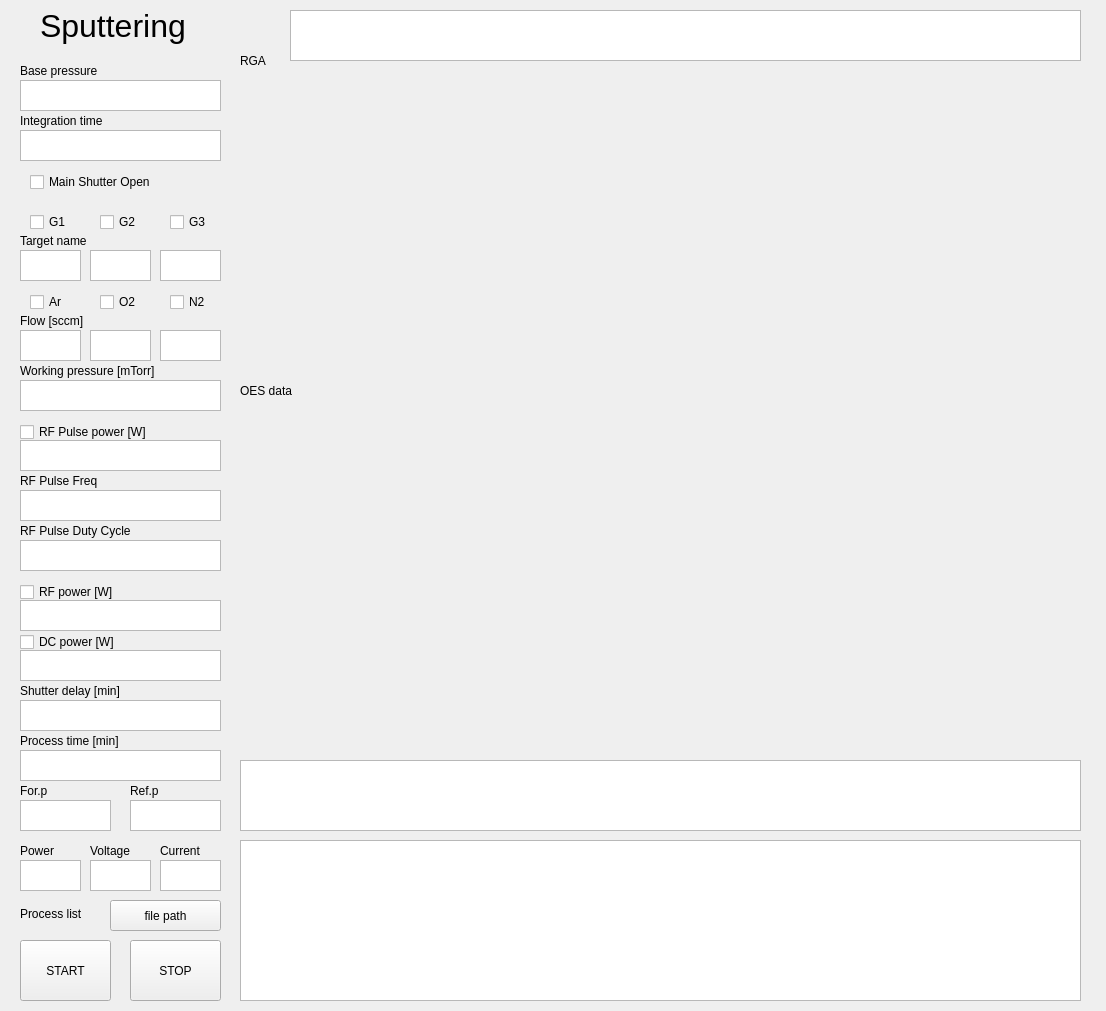
<?xml version="1.0" encoding="UTF-8"?>
<ui version="4.0">
 <class>Form</class>
 <widget class="QWidget" name="Form">
  <property name="geometry">
   <rect>
    <x>0</x>
    <y>0</y>
    <width>1106</width>
    <height>1011</height>
   </rect>
  </property>
  <property name="windowTitle">
   <string>Form</string>
  </property>
  <widget class="QLabel" name="Sputtering_label">
   <property name="geometry">
    <rect>
     <x>40</x>
     <y>0</y>
     <width>151</width>
     <height>51</height>
    </rect>
   </property>
   <property name="font">
    <font>
     <pointsize>24</pointsize>
    </font>
   </property>
   <property name="text">
    <string>Sputtering</string>
   </property>
   <property name="alignment">
    <set>Qt::AlignmentFlag::AlignLeading|Qt::AlignmentFlag::AlignLeft|Qt::AlignmentFlag::AlignVCenter</set>
   </property>
  </widget>
  <widget class="QLabel" name="Base_pressure_label">
   <property name="geometry">
    <rect>
     <x>20</x>
     <y>60</y>
     <width>101</width>
     <height>21</height>
    </rect>
   </property>
   <property name="text">
    <string>Base pressure</string>
   </property>
   <property name="alignment">
    <set>Qt::AlignmentFlag::AlignLeading|Qt::AlignmentFlag::AlignLeft|Qt::AlignmentFlag::AlignVCenter</set>
   </property>
  </widget>
  <widget class="QLabel" name="Flow_label">
   <property name="geometry">
    <rect>
     <x>20</x>
     <y>310</y>
     <width>81</width>
     <height>21</height>
    </rect>
   </property>
   <property name="text">
    <string>Flow [sccm]</string>
   </property>
   <property name="alignment">
    <set>Qt::AlignmentFlag::AlignLeading|Qt::AlignmentFlag::AlignLeft|Qt::AlignmentFlag::AlignVCenter</set>
   </property>
  </widget>
  <widget class="QLabel" name="Working_pressure_label">
   <property name="geometry">
    <rect>
     <x>20</x>
     <y>360</y>
     <width>181</width>
     <height>21</height>
    </rect>
   </property>
   <property name="text">
    <string>Working pressure [mTorr]</string>
   </property>
   <property name="alignment">
    <set>Qt::AlignmentFlag::AlignLeading|Qt::AlignmentFlag::AlignLeft|Qt::AlignmentFlag::AlignVCenter</set>
   </property>
  </widget>
  <widget class="QLabel" name="Shutter_delay_label">
   <property name="geometry">
    <rect>
     <x>20</x>
     <y>680</y>
     <width>131</width>
     <height>21</height>
    </rect>
   </property>
   <property name="text">
    <string>Shutter delay [min]</string>
   </property>
   <property name="alignment">
    <set>Qt::AlignmentFlag::AlignLeading|Qt::AlignmentFlag::AlignLeft|Qt::AlignmentFlag::AlignVCenter</set>
   </property>
  </widget>
  <widget class="QLabel" name="Process_time_label">
   <property name="geometry">
    <rect>
     <x>20</x>
     <y>730</y>
     <width>131</width>
     <height>21</height>
    </rect>
   </property>
   <property name="text">
    <string>Process time [min]</string>
   </property>
   <property name="alignment">
    <set>Qt::AlignmentFlag::AlignLeading|Qt::AlignmentFlag::AlignLeft|Qt::AlignmentFlag::AlignVCenter</set>
   </property>
  </widget>
  <widget class="QLabel" name="Power_label">
   <property name="geometry">
    <rect>
     <x>20</x>
     <y>840</y>
     <width>51</width>
     <height>21</height>
    </rect>
   </property>
   <property name="text">
    <string>Power</string>
   </property>
   <property name="alignment">
    <set>Qt::AlignmentFlag::AlignLeading|Qt::AlignmentFlag::AlignLeft|Qt::AlignmentFlag::AlignVCenter</set>
   </property>
  </widget>
  <widget class="QLabel" name="Voltage_label">
   <property name="geometry">
    <rect>
     <x>90</x>
     <y>840</y>
     <width>61</width>
     <height>21</height>
    </rect>
   </property>
   <property name="text">
    <string>Voltage</string>
   </property>
   <property name="alignment">
    <set>Qt::AlignmentFlag::AlignLeading|Qt::AlignmentFlag::AlignLeft|Qt::AlignmentFlag::AlignVCenter</set>
   </property>
  </widget>
  <widget class="QLabel" name="Current_label">
   <property name="geometry">
    <rect>
     <x>160</x>
     <y>840</y>
     <width>51</width>
     <height>21</height>
    </rect>
   </property>
   <property name="text">
    <string>Current</string>
   </property>
   <property name="alignment">
    <set>Qt::AlignmentFlag::AlignLeading|Qt::AlignmentFlag::AlignLeft|Qt::AlignmentFlag::AlignVCenter</set>
   </property>
  </widget>
  <widget class="QLabel" name="For_p_label">
   <property name="geometry">
    <rect>
     <x>20</x>
     <y>780</y>
     <width>41</width>
     <height>21</height>
    </rect>
   </property>
   <property name="text">
    <string>For.p</string>
   </property>
   <property name="alignment">
    <set>Qt::AlignmentFlag::AlignLeading|Qt::AlignmentFlag::AlignLeft|Qt::AlignmentFlag::AlignVCenter</set>
   </property>
  </widget>
  <widget class="QLabel" name="Ref_p_label">
   <property name="geometry">
    <rect>
     <x>130</x>
     <y>780</y>
     <width>41</width>
     <height>21</height>
    </rect>
   </property>
   <property name="text">
    <string>Ref.p</string>
   </property>
   <property name="alignment">
    <set>Qt::AlignmentFlag::AlignLeading|Qt::AlignmentFlag::AlignLeft|Qt::AlignmentFlag::AlignVCenter</set>
   </property>
  </widget>
  <widget class="QLabel" name="Process_list_label">
   <property name="geometry">
    <rect>
     <x>20</x>
     <y>903</y>
     <width>81</width>
     <height>21</height>
    </rect>
   </property>
   <property name="text">
    <string>Process list</string>
   </property>
   <property name="alignment">
    <set>Qt::AlignmentFlag::AlignLeading|Qt::AlignmentFlag::AlignLeft|Qt::AlignmentFlag::AlignVCenter</set>
   </property>
  </widget>
  <widget class="QPlainTextEdit" name="Base_pressure_edit">
   <property name="geometry">
    <rect>
     <x>20</x>
     <y>80</y>
     <width>201</width>
     <height>31</height>
    </rect>
   </property>
  </widget>
  <widget class="QCheckBox" name="G1_checkbox">
   <property name="geometry">
    <rect>
     <x>30</x>
     <y>210</y>
     <width>41</width>
     <height>24</height>
    </rect>
   </property>
   <property name="text">
    <string>G1</string>
   </property>
  </widget>
  <widget class="QCheckBox" name="G2_checkbox">
   <property name="geometry">
    <rect>
     <x>100</x>
     <y>210</y>
     <width>41</width>
     <height>24</height>
    </rect>
   </property>
   <property name="text">
    <string>G2</string>
   </property>
  </widget>
  <widget class="QCheckBox" name="G3_checkbox">
   <property name="geometry">
    <rect>
     <x>170</x>
     <y>210</y>
     <width>41</width>
     <height>24</height>
    </rect>
   </property>
   <property name="text">
    <string>G3</string>
   </property>
  </widget>
  <widget class="QCheckBox" name="Ar_checkbox">
   <property name="geometry">
    <rect>
     <x>30</x>
     <y>290</y>
     <width>41</width>
     <height>24</height>
    </rect>
   </property>
   <property name="text">
    <string>Ar</string>
   </property>
  </widget>
  <widget class="QCheckBox" name="O2_checkbox">
   <property name="geometry">
    <rect>
     <x>100</x>
     <y>290</y>
     <width>41</width>
     <height>24</height>
    </rect>
   </property>
   <property name="text">
    <string>O2</string>
   </property>
  </widget>
  <widget class="QCheckBox" name="N2_checkbox">
   <property name="geometry">
    <rect>
     <x>170</x>
     <y>290</y>
     <width>41</width>
     <height>24</height>
    </rect>
   </property>
   <property name="text">
    <string>N2</string>
   </property>
  </widget>
  <widget class="QPlainTextEdit" name="Ar_flow_edit">
   <property name="geometry">
    <rect>
     <x>20</x>
     <y>330</y>
     <width>61</width>
     <height>31</height>
    </rect>
   </property>
  </widget>
  <widget class="QPlainTextEdit" name="O2_flow_edit">
   <property name="geometry">
    <rect>
     <x>90</x>
     <y>330</y>
     <width>61</width>
     <height>31</height>
    </rect>
   </property>
  </widget>
  <widget class="QPlainTextEdit" name="N2_flow_edit">
   <property name="geometry">
    <rect>
     <x>160</x>
     <y>330</y>
     <width>61</width>
     <height>31</height>
    </rect>
   </property>
  </widget>
  <widget class="QPlainTextEdit" name="Working_pressure_edit">
   <property name="geometry">
    <rect>
     <x>20</x>
     <y>380</y>
     <width>201</width>
     <height>31</height>
    </rect>
   </property>
  </widget>
  <widget class="QPlainTextEdit" name="RF_power_edit">
   <property name="geometry">
    <rect>
     <x>20</x>
     <y>600</y>
     <width>201</width>
     <height>31</height>
    </rect>
   </property>
  </widget>
  <widget class="QPlainTextEdit" name="DC_power_edit">
   <property name="geometry">
    <rect>
     <x>20</x>
     <y>650</y>
     <width>201</width>
     <height>31</height>
    </rect>
   </property>
  </widget>
  <widget class="QPlainTextEdit" name="Shutter_delay_edit">
   <property name="geometry">
    <rect>
     <x>20</x>
     <y>700</y>
     <width>201</width>
     <height>31</height>
    </rect>
   </property>
  </widget>
  <widget class="QPlainTextEdit" name="Process_time_edit">
   <property name="geometry">
    <rect>
     <x>20</x>
     <y>750</y>
     <width>201</width>
     <height>31</height>
    </rect>
   </property>
  </widget>
  <widget class="QPushButton" name="Process_list_button">
   <property name="geometry">
    <rect>
     <x>110</x>
     <y>900</y>
     <width>111</width>
     <height>31</height>
    </rect>
   </property>
   <property name="text">
    <string>file path</string>
   </property>
  </widget>
  <widget class="QPlainTextEdit" name="Power_edit">
   <property name="geometry">
    <rect>
     <x>20</x>
     <y>860</y>
     <width>61</width>
     <height>31</height>
    </rect>
   </property>
  </widget>
  <widget class="QPlainTextEdit" name="Current_edit">
   <property name="geometry">
    <rect>
     <x>160</x>
     <y>860</y>
     <width>61</width>
     <height>31</height>
    </rect>
   </property>
  </widget>
  <widget class="QPlainTextEdit" name="Voltage_edit">
   <property name="geometry">
    <rect>
     <x>90</x>
     <y>860</y>
     <width>61</width>
     <height>31</height>
    </rect>
   </property>
  </widget>
  <widget class="QPlainTextEdit" name="For_p_edit">
   <property name="geometry">
    <rect>
     <x>20</x>
     <y>800</y>
     <width>91</width>
     <height>31</height>
    </rect>
   </property>
  </widget>
  <widget class="QPlainTextEdit" name="Ref_p_edit">
   <property name="geometry">
    <rect>
     <x>130</x>
     <y>800</y>
     <width>91</width>
     <height>31</height>
    </rect>
   </property>
  </widget>
  <widget class="QPushButton" name="Start_button">
   <property name="geometry">
    <rect>
     <x>20</x>
     <y>940</y>
     <width>91</width>
     <height>61</height>
    </rect>
   </property>
   <property name="text">
    <string>START</string>
   </property>
  </widget>
  <widget class="QPushButton" name="Stop_button">
   <property name="geometry">
    <rect>
     <x>130</x>
     <y>940</y>
     <width>91</width>
     <height>61</height>
    </rect>
   </property>
   <property name="text">
    <string>STOP</string>
   </property>
  </widget>
  <widget class="QWidget" name="RGA_Graph" native="true">
   <property name="geometry">
    <rect>
     <x>240</x>
     <y>70</y>
     <width>841</width>
     <height>311</height>
    </rect>
   </property>
  </widget>
  <widget class="QWidget" name="OES_Graph" native="true">
   <property name="geometry">
    <rect>
     <x>240</x>
     <y>400</y>
     <width>841</width>
     <height>351</height>
    </rect>
   </property>
  </widget>
  <widget class="QLabel" name="OES_graph_label">
   <property name="geometry">
    <rect>
     <x>240</x>
     <y>380</y>
     <width>131</width>
     <height>21</height>
    </rect>
   </property>
   <property name="text">
    <string>OES data</string>
   </property>
   <property name="alignment">
    <set>Qt::AlignmentFlag::AlignLeading|Qt::AlignmentFlag::AlignLeft|Qt::AlignmentFlag::AlignVCenter</set>
   </property>
  </widget>
  <widget class="QLabel" name="RGA_graph_label">
   <property name="geometry">
    <rect>
     <x>240</x>
     <y>50</y>
     <width>131</width>
     <height>21</height>
    </rect>
   </property>
   <property name="text">
    <string>RGA</string>
   </property>
   <property name="alignment">
    <set>Qt::AlignmentFlag::AlignLeading|Qt::AlignmentFlag::AlignLeft|Qt::AlignmentFlag::AlignVCenter</set>
   </property>
  </widget>
  <widget class="QCheckBox" name="Main_shutter_checkbox">
   <property name="geometry">
    <rect>
     <x>30</x>
     <y>170</y>
     <width>161</width>
     <height>24</height>
    </rect>
   </property>
   <property name="text">
    <string>Main Shutter Open</string>
   </property>
  </widget>
  <widget class="QPlainTextEdit" name="log_message">
   <property name="geometry">
    <rect>
     <x>240</x>
     <y>840</y>
     <width>841</width>
     <height>161</height>
    </rect>
   </property>
  </widget>
  <widget class="QPlainTextEdit" name="Intergration_time_edit">
   <property name="geometry">
    <rect>
     <x>20</x>
     <y>130</y>
     <width>201</width>
     <height>31</height>
    </rect>
   </property>
  </widget>
  <widget class="QLabel" name="Integration_time_label">
   <property name="geometry">
    <rect>
     <x>20</x>
     <y>110</y>
     <width>121</width>
     <height>21</height>
    </rect>
   </property>
   <property name="text">
    <string>Integration time</string>
   </property>
   <property name="alignment">
    <set>Qt::AlignmentFlag::AlignLeading|Qt::AlignmentFlag::AlignLeft|Qt::AlignmentFlag::AlignVCenter</set>
   </property>
  </widget>
  <widget class="QCheckBox" name="DC_power_checkbox">
   <property name="geometry">
    <rect>
     <x>20</x>
     <y>630</y>
     <width>121</width>
     <height>24</height>
    </rect>
   </property>
   <property name="text">
    <string>DC power [W]</string>
   </property>
  </widget>
  <widget class="QCheckBox" name="RF_power_checkbox">
   <property name="geometry">
    <rect>
     <x>20</x>
     <y>580</y>
     <width>121</width>
     <height>24</height>
    </rect>
   </property>
   <property name="text">
    <string>RF power [W]</string>
   </property>
  </widget>
  <widget class="QPlainTextEdit" name="process_state">
   <property name="geometry">
    <rect>
     <x>290</x>
     <y>10</y>
     <width>791</width>
     <height>51</height>
    </rect>
   </property>
   <property name="font">
    <font>
     <pointsize>24</pointsize>
    </font>
   </property>
   <property name="plainText">
    <string/>
   </property>
  </widget>
  <widget class="QPlainTextEdit" name="G2_target_name">
   <property name="geometry">
    <rect>
     <x>90</x>
     <y>250</y>
     <width>61</width>
     <height>31</height>
    </rect>
   </property>
  </widget>
  <widget class="QPlainTextEdit" name="G1_target_name">
   <property name="geometry">
    <rect>
     <x>20</x>
     <y>250</y>
     <width>61</width>
     <height>31</height>
    </rect>
   </property>
  </widget>
  <widget class="QPlainTextEdit" name="G3_target_name">
   <property name="geometry">
    <rect>
     <x>160</x>
     <y>250</y>
     <width>61</width>
     <height>31</height>
    </rect>
   </property>
  </widget>
  <widget class="QLabel" name="Flow_label_2">
   <property name="geometry">
    <rect>
     <x>20</x>
     <y>230</y>
     <width>91</width>
     <height>21</height>
    </rect>
   </property>
   <property name="text">
    <string>Target name</string>
   </property>
   <property name="alignment">
    <set>Qt::AlignmentFlag::AlignLeading|Qt::AlignmentFlag::AlignLeft|Qt::AlignmentFlag::AlignVCenter</set>
   </property>
  </widget>
  <widget class="QPlainTextEdit" name="note_edit">
   <property name="geometry">
    <rect>
     <x>240</x>
     <y>760</y>
     <width>841</width>
     <height>71</height>
    </rect>
   </property>
  </widget>
  <widget class="QCheckBox" name="RF_pulse_checkbox">
   <property name="geometry">
    <rect>
     <x>20</x>
     <y>420</y>
     <width>161</width>
     <height>24</height>
    </rect>
   </property>
   <property name="text">
    <string>RF Pulse power [W]</string>
   </property>
  </widget>
  <widget class="QPlainTextEdit" name="RF_pulse_edit">
   <property name="geometry">
    <rect>
     <x>20</x>
     <y>440</y>
     <width>201</width>
     <height>31</height>
    </rect>
   </property>
  </widget>
  <widget class="QLabel" name="Rf_pulse_freq_label">
   <property name="geometry">
    <rect>
     <x>20</x>
     <y>470</y>
     <width>181</width>
     <height>21</height>
    </rect>
   </property>
   <property name="text">
    <string>RF Pulse Freq</string>
   </property>
   <property name="alignment">
    <set>Qt::AlignmentFlag::AlignLeading|Qt::AlignmentFlag::AlignLeft|Qt::AlignmentFlag::AlignVCenter</set>
   </property>
  </widget>
  <widget class="QLabel" name="Rf_pulse_duty_cycle_label">
   <property name="geometry">
    <rect>
     <x>20</x>
     <y>520</y>
     <width>181</width>
     <height>21</height>
    </rect>
   </property>
   <property name="text">
    <string>RF Pulse Duty Cycle</string>
   </property>
   <property name="alignment">
    <set>Qt::AlignmentFlag::AlignLeading|Qt::AlignmentFlag::AlignLeft|Qt::AlignmentFlag::AlignVCenter</set>
   </property>
  </widget>
  <widget class="QPlainTextEdit" name="Rf_pulse_freq_edit">
   <property name="geometry">
    <rect>
     <x>20</x>
     <y>490</y>
     <width>201</width>
     <height>31</height>
    </rect>
   </property>
  </widget>
  <widget class="QPlainTextEdit" name="Rf_pulse_duty_cycle_edit">
   <property name="geometry">
    <rect>
     <x>20</x>
     <y>540</y>
     <width>201</width>
     <height>31</height>
    </rect>
   </property>
  </widget>
 </widget>
 <resources/>
 <connections/>
</ui>
